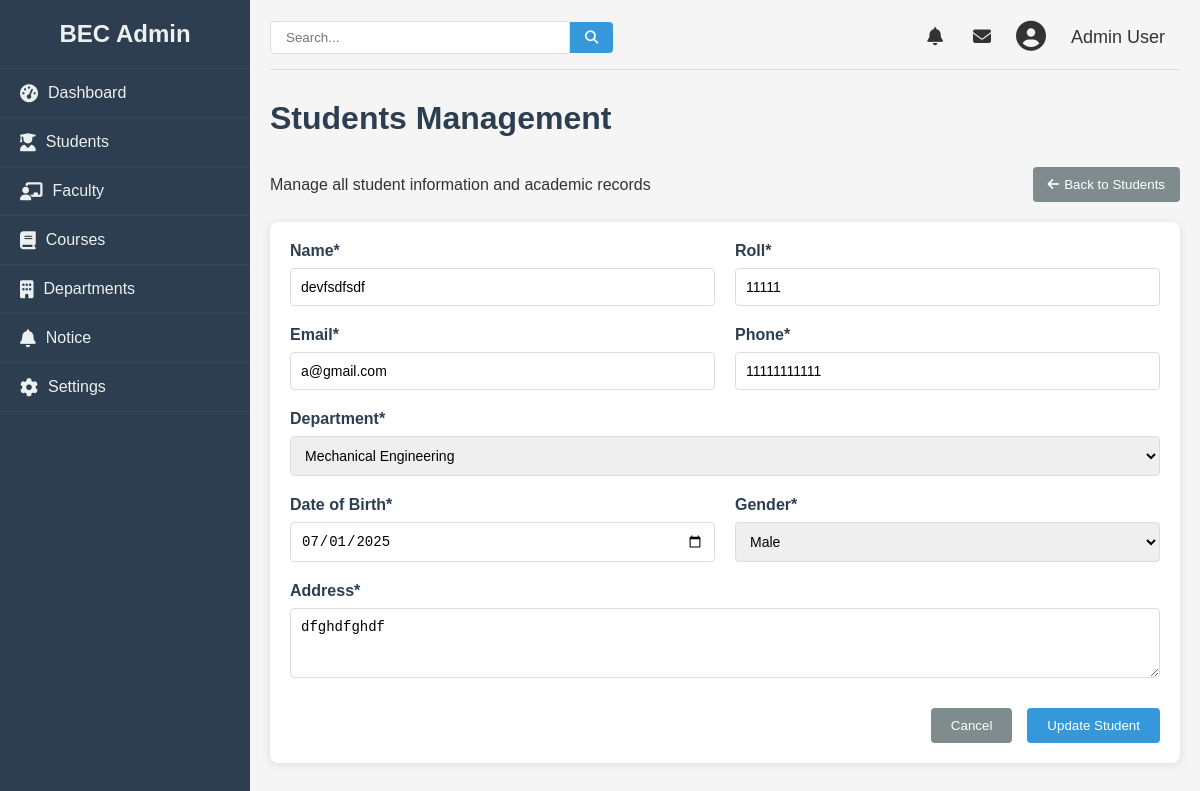
Page /admin/update/student/2 on the earlier database version.
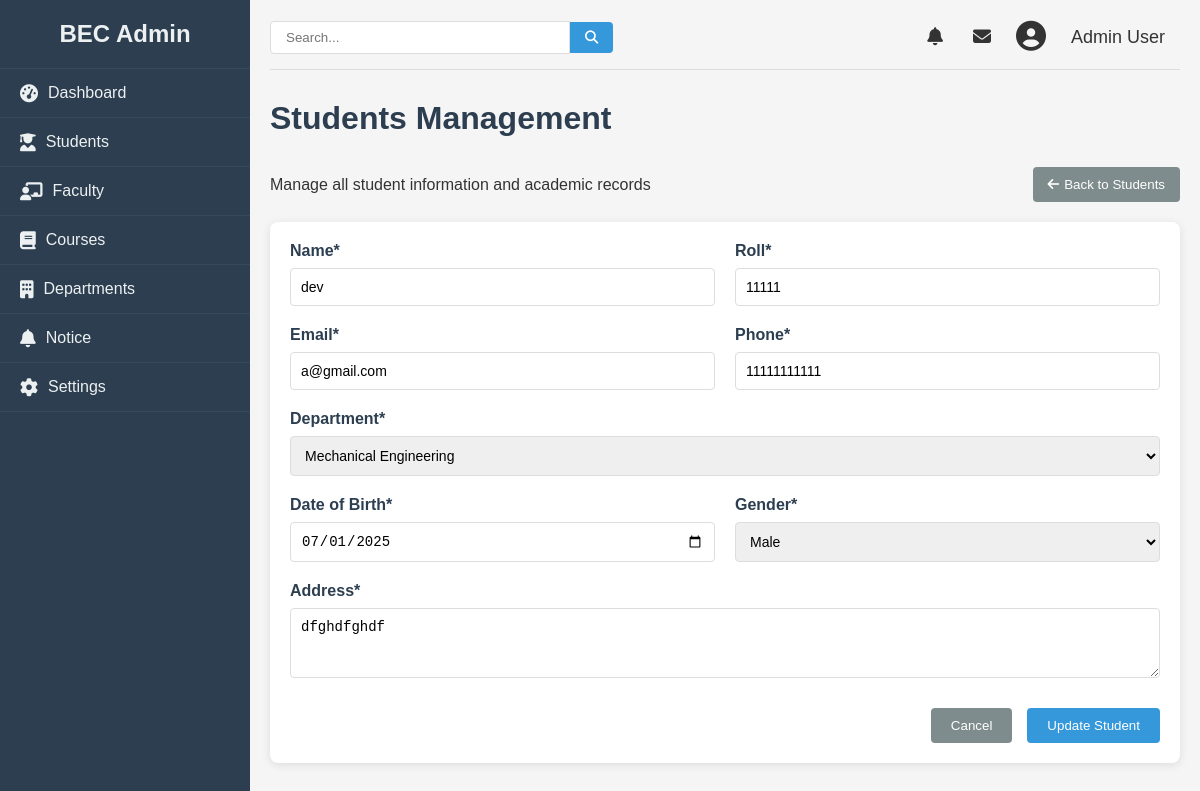
Same page on the later database version.
### college/model.py (models this page shows, shortened)
class Student(db.Model):
    id = db.Column(db.Integer, primary_key=True)
    name = db.Column(db.String(100), nullable=False)
    roll = db.Column(db.Integer, nullable=False)
    email = db.Column(db.String(100), unique=True, nullable=False)
    phone = db.Column(db.Integer, nullable=False)
    semester = db.Column(db.Integer, db.ForeignKey('semester.id'), nullable=False)
    dob = db.Column(db.Date, nullable=False)
    gender = db.Column(db.String, nullable=False)
    department = db.Column(db.String, nullable=False)
    address = db.Column(db.String, nullable=False)

### college/admin/update.py (the view, shortened to what this page needs)
@app.route("/admin/update/student/<id>", methods = ["GET", "POST"])
def updatestdn(id):
    student = Student.query.get(id)
    return render_template("addstudent.html", data= student, allsem = sem, departments= dep)

### college/admin/templates/addstudent.html (shortened to what the changed rows need)
{% from "macro/cmsnav.html" import cmsnav%}
{%extends "admbase.html"%}
{%block head%}
<link rel="stylesheet" href="{{url_for('static', filename='css/styles.css')}}">
<link rel="stylesheet" href="https://cdnjs.cloudflare.com/ajax/libs/font-awesome/6.4.0/css/all.min.css">
{%endblock%}
{%block content%}
<div class="container" w-tid="21">
    {{cmsnav()}}
    <main class="main-content" w-tid="111">
        <div id="dashboard-page" class="content-section" w-tid="139">
            <div class="dashboard" w-tid="141">
                <h1 w-tid="357">Students Management</h1>
                <div class="student-form-container" w-tid="1519">
                    {%if data%}
                    <form id="add-student-form" method="POST" action="/admin/update/student/{{data.id}}" class="student-form"
                        w-tid="1521">
                        {%else%}
                        <form id="add-student-form" method="POST" action="/admin/addstudent" class="student-form"
                        w-tid="1521">
                        {%endif%}
                        <div class="form-row" w-tid="1523">
                            <div class="form-group" w-tid="1525">
                                <label for="new-firstName" w-tid="1527">Name*</label>
                                <input type="text" id="new-firstName" name="name" required="" w-tid="1529"
                                    value="{{data.name}}">
                            </div>
                            <div class="form-group" w-tid="1525">
                                <label for="new-firstName" w-tid="1527">Roll*</label>
                                <input type="text" id="new-firstName" name="roll" minlength='5' maxlength="10" required="" w-tid="1529" value="{{data.roll}}">
                            </div>
                        </div>
                        <div class="form-row" w-tid="1537">
                            <div class="form-group" w-tid="1539">
                                <label for="new-email" w-tid="1541">Email*</label>
                                <input type="email" id="new-email" name="email" required="" w-tid="1543" value="{{data.email}}">
                            </div>
                            <div class="form-group" w-tid="1545">
                                <label for="new-phone" w-tid="1547">Phone*</label>
                                <input type="tel" id="new-phone" minlength="10" maxlength="15" name="phone" required="" w-tid="1549"
                                value="{{data.phone}}">
                            </div>
                        </div>
                        <div class="form-row" w-tid="1551">
                            <div class="form-group" w-tid="1553">
                                <label for="new-department" w-tid="1555">Department*</label>
                                <select id="new-department" name="department" required="" w-tid="1557">
                                    {%for dep in departments%}
                                    <option {%if dep == data.department%}selected{%endif%} value="{{dep}}">{{dep}}</option>
                                    {%endfor%}
                                </select>
                            </div>
                        </div>
                        <div class="form-row" w-tid="1569">
                            <div class="form-group" w-tid="1571">
                                <label for="new-dob" w-tid="1573">Date of Birth*</label>
                                <input type="date" id="new-dob" name="dob" required="" w-tid="1575"
                                value="{{data.dob}}">
                            </div>
                            <div class="form-group" w-tid="1577">
                                <label for="new-gender" w-tid="1579">Gender*</label>
                                <select id="new-gender" name="gender" required="" w-tid="1581">
                                    {%set genders = ['Male', 'Female', 'Other']%}
                                    {%for gender in genders%}
                                    <option value="{{gender}}" {%if gender == data.gender%}selected{%endif%} w-tid="1585">{{gender}}</option>
                                    {%endfor%}
                                </select>
                            </div>
                        </div>
                        <div class="form-row" w-tid="1591">
                            <div class="form-group full-width" w-tid="1593">
                                <label for="new-address" w-tid="1595">Address*</label>
                                <textarea id="new-address" name="address" rows="3" required="" w-tid="1597" >{{data.address}}</textarea>
                            </div>
                        </div>
                    </form>
                </div>
            </div>
        </div>
    </main>
</div>
{%endblock%}

Differences in the rows shown:
changed Student "a@gmail.com": name "devfsdfsdf" → "dev"
